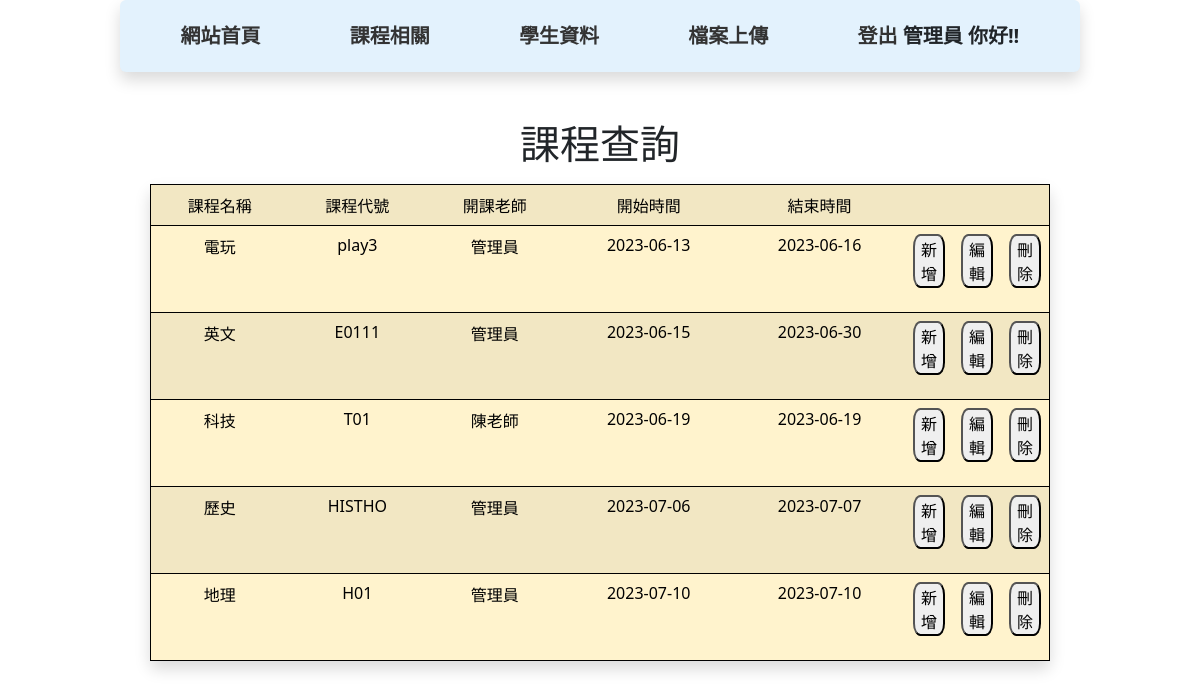
Screenshot of /index.php?do=subject (signed in) with the database file from the repository.
### tables this page shows
CREATE TABLE `subject` (
  `id` int(11) NOT NULL,
  `subject` varchar(32) NOT NULL,
  `subject_no` varchar(32) NOT NULL,
  `create_id` int(11) NOT NULL,
  `start_time` date NOT NULL,
  `end_time` date NOT NULL,
  `close` tinyint(1) NOT NULL
);

CREATE TABLE `student` (
  `id` int(11) NOT NULL,
  `number` int(16) UNSIGNED NOT NULL,
  `name` varchar(32) NOT NULL,
  `email` varchar(32) NOT NULL,
  `acc` varchar(16) NOT NULL,
  `pw` varchar(16) NOT NULL,
  `power` varchar(11) NOT NULL,
  `img` text NOT NULL
);

### Controller/db.php (called while the page is built, shortened)
<?php
class DB
{
    protected $dsn = "mysql:host=localhost;charset=utf8;dbname=s1120208";
    protected $table;
    protected $user = "s1120208";
    protected $pw = "s1120208";
    protected $pdo;
    function __construct($table)
    {
        $this->pdo = new  PDO($this->dsn, $this->user, $this->pw);
        $this->table = $table;
    }
    function all(...$arg)
    {
        $sql = "select * from $this->table";
        if (!empty($arg)) {
            if (is_array($arg[0])) {
                foreach ($arg[0] as $key => $value) {
                    $tmp[] = "`$key`='$value'";
                }
                $sql = $sql . " where " . join(" && ", $tmp);
            } else {
                $sql = $sql . $arg[0];
            }
        }
        return $this->pdo->query($sql)->fetchAll(PDO::FETCH_ASSOC);
    }
    function find($arg)
    {
        $sql = "select * from $this->table";
        if (is_array($arg)) {
            foreach ($arg as $key => $value) {
                $tmp[] = "`$key`='$value'";
            }
            $sql = $sql . " where " . join(" && ", $tmp);
        } else {
            $sql = $sql . " where `id` = '$arg'";
        }
        return $this->pdo->query($sql)->fetch(PDO::FETCH_ASSOC);
    }
}
?>

### view/query_class.php (the view, shortened to what this page needs)
<?php
$rows=$Subject->all(["close"=>"1"]);
?>
<table class="query_student  table table-Warning table-striped w-75 text-center mx-auto mt-3 shadow p-3 mb-5 bg-body-tertiary rounded">
    <h1>課程查詢</h1>
    <tr>
        <td>課程名稱</td>
        <td>課程代號</td>
        <td>開課老師</td>
        <td>開始時間</td>
        <td>結束時間</td>
        <td class="table_editDel_td"></td>
        <td class="table_editDel_td"></td>
        <td class="table_editDel_td"></td>
    </tr>
    <?php
    foreach ($rows as $row) {
    ?>
        <tr>
            <td><?= $row['subject'] ?></td>
            <td><?= $row['subject_no'] ?></td>
            <td><?php
                $name=$Student->find(["id"=>"{$row['create_id']}"]);
                echo $name['name'];
                ?></td>
            <td><?= $row['start_time'] ?></td>
            <td><?= $row['end_time'] ?></td>
            <td>
                <?php
                if (($_SESSION['id'] === $row['create_id']) || ($_SESSION['power'] === 'super')) {
                ?>
                    <form action="?do=add_class" method="post">
                        <button type='submit'>新增</button>
                    </form>
                <?php
                }
                ?>
            </td>
            <td>
                <form action="?do=update_class" method="get">
                    <button type='submit'>編輯</button>
                </form>
            </td>
            <td>
                <?php
                if (($_SESSION['id'] === $row['create_id']) || ($_SESSION['power'] === 'super')) {
                ?>
                    <form action="?do=del_class" method="post">
                        <button type='submit'>刪除</button>
                    </form>
                <?php
                }
                ?>
            </td>
        </tr>
    <?php
    }
    ?>
</table>

### css/style.css (style rules this page uses)
.query_student, .add_student, .update_student,.del_student,.login { border: 1px solid black; margin:0 auto; margin-top: 30px; width: 70%; }
h1, h2 { text-align: center; }
form button { border-radius: 23%; }
.table_editDel_td { width:5%; }

### header/header_super.php (style rules this page uses)
* { box-sizing: border-box; }

### rows the page displays
subject: subject "電玩", subject_no "play3", student.name "管理員", start_time "2023-06-13", end_time "2023-06-16", create_id "新增"
subject: subject "英文", subject_no "E0111", student.name "管理員", start_time "2023-06-15", end_time "2023-06-30", create_id "新增"
subject: subject "科技", subject_no "T01", student.name "陳老師", start_time "2023-06-19", end_time "2023-06-19", create_id "新增"
subject: subject "歷史", subject_no "HISTHO", student.name "管理員", start_time "2023-07-06", end_time "2023-07-07", create_id "新增"
subject: subject "地理", subject_no "H01", student.name "管理員", start_time "2023-07-10", end_time "2023-07-10", create_id "新增"

### other values shown
$_SESSION['name'] "管理員"
